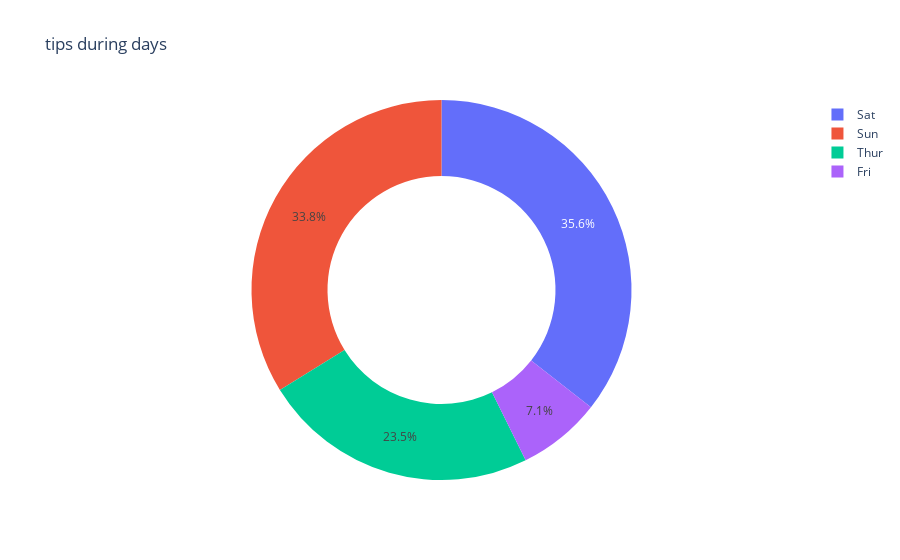

Here is the notebook cell this chart was saved with:
### Code cell
#Finding out the days when most amount of tips was given
fig = px.pie(data_frame=df,names='day',values='tip',hole=0.6,title='tips during days')
fig.show()

### Figure 1 — Plotly figure (JSON) as saved in the notebook; plotly's stock layout.template omitted (floating-point values rounded to 4 significant figures; data arrays with more than 128 entries replaced by an {"elided": "..."} marker saying what was removed)
{"data": [{"domain": {"x": [0, 1], "y": [0, 1]}, "hole": 0.6, "hovertemplate": "day=%{label}<br>tip=%{value}<extra></extra>", "labels": {"elided": "244 str values"}, "legendgroup": "", "name": "", "showlegend": true, "type": "pie", "values": {"elided": "244 float values"}}], "layout": {"legend": {"tracegroupgap": 0}, "title": {"text": "tips during days"}}}
